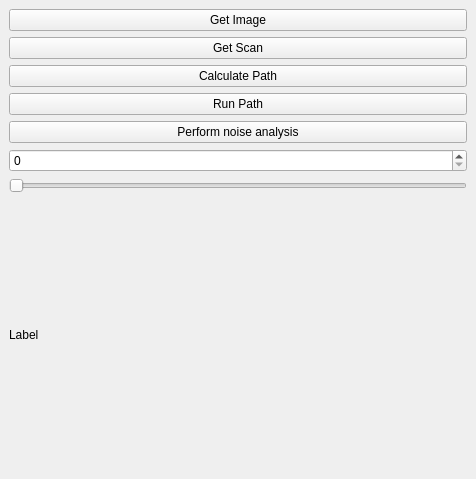
<?xml version="1.0" encoding="UTF-8"?>
<ui version="4.0">
 <class>SamplePlugin</class>
 <widget class="QDockWidget" name="SamplePlugin">
  <property name="geometry">
   <rect>
    <x>0</x>
    <y>0</y>
    <width>476</width>
    <height>479</height>
   </rect>
  </property>
  <property name="windowTitle">
   <string>DockWidget</string>
  </property>
  <widget class="QWidget" name="dockWidgetContents">
   <layout class="QVBoxLayout" name="verticalLayout_2">
    <item>
     <layout class="QVBoxLayout" name="verticalLayout">
      <item>
       <widget class="QPushButton" name="_btn_im">
        <property name="text">
         <string>Get Image</string>
        </property>
       </widget>
      </item>
      <item>
       <widget class="QPushButton" name="_btn_scan">
        <property name="text">
         <string>Get Scan</string>
        </property>
       </widget>
      </item>
      <item>
       <widget class="QPushButton" name="_btn0">
        <property name="text">
         <string>Calculate Path</string>
        </property>
       </widget>
      </item>
      <item>
       <widget class="QPushButton" name="_btn1">
        <property name="text">
         <string>Run Path</string>
        </property>
       </widget>
      </item>
      <item>
       <widget class="QPushButton" name="_btn_sds">
        <property name="text">
         <string>Perform noise analysis</string>
        </property>
       </widget>
      </item>
      <item>
       <widget class="QSpinBox" name="_spinBox"/>
      </item>
      <item>
       <widget class="QSlider" name="_slider">
        <property name="orientation">
         <enum>Qt::Horizontal</enum>
        </property>
       </widget>
      </item>
      <item>
       <widget class="QLabel" name="_label">
        <property name="text">
         <string>Label</string>
        </property>
       </widget>
      </item>
     </layout>
    </item>
   </layout>
  </widget>
 </widget>
 <resources/>
 <connections/>
</ui>
